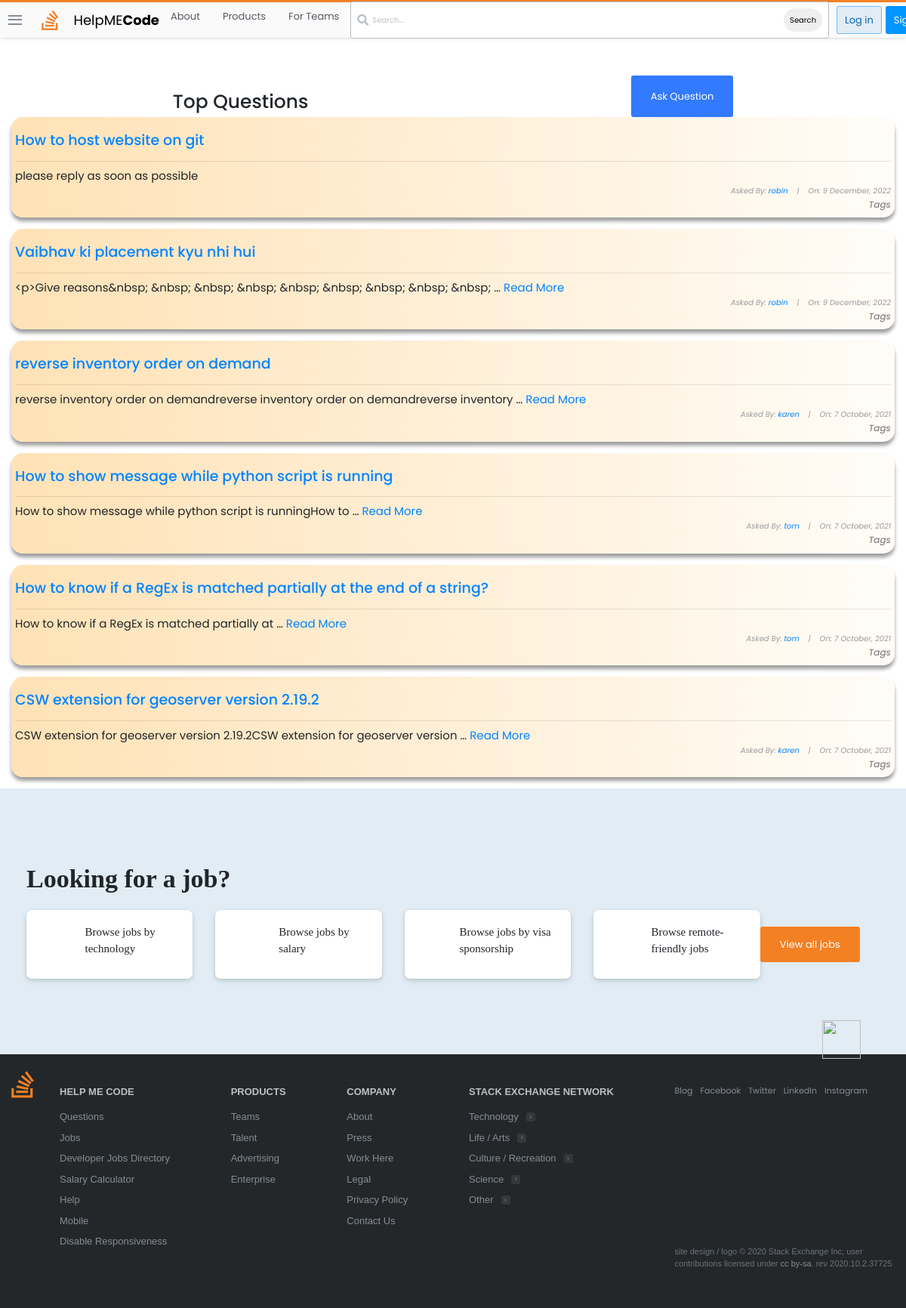
Screenshot of /questions/ with the database file from the repository.
### stackbase/models.py (models this page shows, shortened)
class Question(models.Model):
    user = models.ForeignKey(User, on_delete=models.CASCADE)
    title = models.CharField(max_length=10000)
    content = RichTextField()
    likes = models.ManyToManyField(User, related_name='question_post')
    date_created = models.DateTimeField(default=timezone.now)

### stackbase/views.py (the view)
# urls.py: path('questions/', views.QuestionListView.as_view(), name="question-lists"),
class QuestionListView(ListView):
    model = Question
    context_object_name = 'questions'
    ordering = ['-date_created']
    def get_context_data(self, **kwargs):
        context = super().get_context_data(**kwargs)
        search_input = self.request.GET.get('search-area') or ""
        if search_input:
            context['questions'] = context['questions'].filter(title__icontains = search_input)
            context['search_input'] = search_input
        return context

### stackbase/templates/stackbase/question_list.html (shortened to what this page needs)
{% extends 'base.html' %}
{% block content %}
<!DOCTYPE html>
<html lang="en">
<head>
</head>
<body>
    <div class="container">
        <div id="sub-nav">
            <h1 id="fh1">Top Questions</h1>
            {% if user.is_authenticated %}
            <button class="btn" id="logout-btn"><a id="fa" href="{% url 'stackbase:question-create'%}" style="color: white; text-decoration: none;">Ask Question</a></button>
            {% else %}
            <button class="btn" id="logout-btn"><a id="fa" href="{% url 'login' %}" style="color: white; text-decoration: none;">Ask Question</a></button>
            {% endif %}
        </div>
        <div class="list-question">
            <div class="questions">
                {% for question in questions %}
                <div class="container" style="background: linear-gradient(to right, rgb(255, 226, 182), rgba(255, 166, 0, 0.027)); padding: 5px; box-shadow: rgba(0, 0, 0, 0.383) 0px 5px 5px 0px; border-radius: 15px;" >
                    <div id="title-sec" style="display: flex; align-items: center;">
                        <h3 id="fh3"><a href="{% url 'stackbase:question-detail' question.id%}">{{ question.title }}</a></h3>
                    </div>
                    <hr>
                    {% if question.content|wordcount <= 10 %}
                    <h6 id="fh6" style="text-align: left;">{{ question.content}}</h6>
                    {% else %}
                    <h6 id="fh6" style="text-align: left;">{{ question.content|truncatewords:10}} <a href="{% url 'stackbase:question-detail' question.id%}">Read More</a></h6>
                    {% endif %}
                    <h6 id="fh6" style="font-size: 10px; font-style: italic; color: rgb(155, 155, 155);">Asked By: <a href="{% url 'profile' %}">{{ question.user }}</a>&nbsp;&nbsp;&nbsp; |&nbsp;&nbsp;&nbsp; On: {{question.date_created|date:"j F, Y"}}</h6>
                    <h5 style="text-align: right; font-size: 12px; font-style: italic;">Tags</h5>
                </div> <br>
                {% endfor %}
            </div>
        </div>
    </div>
</body>
</html>
{% endblock content %}

### templates/base.html (shortened to what this page needs)
{% load static %}
<!doctype html>
<html lang="en">
<head>
    <link rel="stylesheet" href="https://cdnjs.cloudflare.com/ajax/libs/font-awesome/5.14.0/css/all.min.css" />
    <link rel="stylesheet" href="https://maxcdn.bootstrapcdn.com/bootstrap/4.0.0/css/bootstrap.min.css">
    <link rel="stylesheet" href="{% static 'main.css' %}">
</head>
<body>
<header>
<div class="nav-container">
    <nav>
        <div class="nav-brand">
            <div class="hamburger-menu-container">
                <div class="hamburger-menu">
                    <div class="line"></div>
                    <div class="line"></div>
                    <div class="line"></div>
                </div>
            </div>
            <a href="" class="nav-icon">
                <i class="fab fa-stack-overflow"></i>
                <a href="{% url 'stackbase:home' %}" style="text-decoration: none; color: black;"><div class="nav-icon-text">HelpME<span class="nav-bold-text">Code</span></a>
                </div>
        </div>
        <div class="nav-base-links">
            <ul>
                <li><a href="#">About</a></li>
                <li><a href="#">Products</a></li>
                <li><a href="#">For Teams</a></li>
            </ul>
        </div>
        <div class="nav-search">
            <div class="search-container">
                <i class="fas fa-search"></i>
                <form action="" method="GET">
                    <input type="text" id="" name="search-area" placeholder="Search...">
                    <button type="submit" style="margin-left: 340px; border-radius: 25px; border: none; padding: 8px;">Search</button>
                </form>
            </div>
        </div>
        <div class="nav-right-buttons">
            {% if user.is_authenticated %}
                <a href="{% url 'login' %}" class="btn btn-login">Profile</a>
                <a href="{% url 'logout' %}" class="btn btn-register">Logout</a>
            {% else %}
                <a href="{% url 'login' %}" class="btn btn-login">Log in</a>
                <a href="{% url 'register' %}" class="btn btn-register">Sign up</a>
            {% endif %}
        </div>
</header>
{% block content %}
{% endblock content %}
<section class="jobs">
    <div class="container">
        <div class="jobs-content">
            <h3 class="jobs-title">Looking for a job?</h3>
            <div class="jobs-body">
                    <div class="jobs-items">
                        <div class="column">
                            <div class="jobs-item">
                                <p class="jobs-item-description">Browse jobs by technology</p>
                            </div>
                            <div class="jobs-item">
                                <p class="jobs-item-description">Browse jobs by salary</p>
                            </div>
                        </div>
                        <div class="column">
                            <div class="jobs-item">
                                <p class="jobs-item-description">Browse jobs by visa sponsorship</p>
                            </div>
                            <div class="jobs-item">
                                <p class="jobs-item-description">Browse remote-friendly jobs</p>
                            </div>
                        </div>
                    </div>
                    <div class="jobs-btn">
                        <div class="btn btn-orange jobs-btn">View all jobs</div>
                    </div>
            </div>
        </div>
    </div>
</section>
<footer class="footer">
    <img src="https://cdn.sstatic.net/Img/home/robot.svg?v=dfa16a330cbd" alt="" class="footer-robot-img">
<div class="container">
    <div class="footer-content">
        <div class="footer-icon">
            <i class="fab fa-stack-overflow"></i>
        </div>
        <div class="footer-nav">
            <div class="footer-nav-col">
                <div class="footer-links-title"><a href="#">Help Me Code</a></div>
                <ul class="footer-links">
                    <li class="footer-link-item"><a href="#" class="footer-link">Questions</a></li>
                    <li class="footer-link-item"><a href="#" class="footer-link">Jobs</a></li>
                    <li class="footer-link-item"><a href="#" class="footer-link">Developer Jobs Directory</a></li>
                    <li class="footer-link-item"><a href="#" class="footer-link">Salary Calculator</a></li>
                    <li class="footer-link-item"><a href="#" class="footer-link">Help</a></li>
                    <li class="footer-link-item"><a href="#" class="footer-link">Mobile</a></li>
                    <li class="footer-link-item"><a href="#" class="footer-link">Disable Responsiveness</a></li>
                </ul>
            </div>
            <div class="footer-nav-col">
                <div class="footer-links-title"><a href="#">Products</a></div>
                <ul class="footer-links">
                    <li class="footer-link-item"><a href="#" class="footer-link">Teams</a></li>
                    <li class="footer-link-item"><a href="#" class="footer-link">Talent</a></li>
                    <li class="footer-link-item"><a href="#" class="footer-link">Advertising</a></li>
                    <li class="footer-link-item"><a href="#" class="footer-link">Enterprise</a></li>
                </ul>
            </div>
            <div class="footer-nav-col">
                <div class="footer-links-title"><a href="#">Company</a></div>
                <ul class="footer-links">
                    <li class="footer-link-item"><a href="#" class="footer-link">About</a></li>
                    <li class="footer-link-item"><a href="#" class="footer-link">Press</a></li>
                    <li class="footer-link-item"><a href="#" class="footer-link">Work Here</a></li>
                    <li class="footer-link-item"><a href="#" class="footer-link">Legal</a></li>
                    <li class="footer-link-item"><a href="#" class="footer-link">Privacy Policy</a></li>
                    <li class="footer-link-item"><a href="#" class="footer-link">Contact Us</a></li>
                </ul>
            </div>
            <div class="footer-nav-col">
                <div class="footer-links-title"><a href="#">Stack Exchange Network</a></div>
                <ul class="footer-links">
                    <li class="footer-link-item">
                        <a href="#" class="footer-link">Technology</a>
                        <div class="footer-arrow-icon">
                            <i class="fas fa-chevron-right"></i>
                        </div>
                    </li>
                    <li class="footer-link-item">
                        <a href="#" class="footer-link">Life / Arts</a>
                        <div class="footer-arrow-icon">
                            <i class="fas fa-chevron-right"></i>
                        </div></li>
                    <li class="footer-link-item">
                        <a href="#" class="footer-link">Culture / Recreation</a>
                        <div class="footer-arrow-icon">
                            <i class="fas fa-chevron-right"></i>
                        </div>
                    </li>
                    <li class="footer-link-item">
                        <a href="#" class="footer-link">Science</a>
                        <div class="footer-arrow-icon">
                            <i class="fas fa-chevron-right"></i>
                        </div>
                    </li>
                    <li class="footer-link-item">
                        <a href="#" class="footer-link">Other</a>
                        <div class="footer-arrow-icon">
                            <i class="fas fa-chevron-right"></i>
                        </div>
                    </li>
                </ul>
            </div>
        </div>
        <div class="footer-another-links">
            <div class="social-media">
                <ul>
                    <li>
                        <a href="#">Blog</a>
                    </li>
                    <li>
                        <a href="#">Facebook</a>
                    </li>
                    <li>
                        <a href="#">Twitter</a>
                    </li>
                    <li>
                        <a href="#">LinkedIn</a>
                    </li>
                    <li>
                        <a href="#">Instagram</a>
                    </li>
                </ul>
            </div>
            <div class="copyright">
                <p>site design / logo © 2020 Stack Exchange Inc; user contributions licensed under <a href="https://stackoverflow.com/help/licensing">cc by-sa</a>. rev 2020.10.2.37725</p>
            </div>
        </div>
    </div>
</div>
</footer>
</body>
</html>

### stackbase/templates/stackbase/question_list.html (style rules this page uses)
body { margin-top: 100px; font-family: 'Poppins', sans-serif; }
#fh1 { margin-top: 20px; }
#sub-nav { display: flex; justify-content: space-around; }
#logout-btn { background-color: rgb(50, 122, 255); }
#fh3 { text-align: left; font-size: 19px; padding-top: 15px; }
#fh6 { text-align: right; font-size: 15px; font-weight: normal; }
a { color: rgb(0, 132, 255); }
h5 { color: rgb(133, 133, 133); }

### rows the page displays
Question: title "How to host website on git", content "please reply as soon as possible", user "robin", date_created "9 December, 2022"
Question: title "Vaibhav ki placement kyu nhi hui", content "<p>Give reasons&nbsp; &nbsp; &nbsp; &nbsp; &nbsp; &nbsp; &nbsp; &nbsp; &nbsp; …", user "robin", date_created "9 December, 2022"
Question: title "reverse inventory order on demand", content "reverse inventory order on demandreverse inventory order on demandreverse inventory …", user "karen", date_created "7 October, 2021"
Question: title "How to show message while python script is running", content "How to show message while python script is runningHow to …", user "tom", date_created "7 October, 2021"
Question: title "How to know if a RegEx is matched partially at the end of a string?", content "How to know if a RegEx is matched partially at …", user "tom", date_created "7 October, 2021"
Question: title "CSW extension for geoserver version 2.19.2", content "CSW extension for geoserver version 2.19.2CSW extension for geoserver version …", user "karen", date_created "7 October, 2021"
